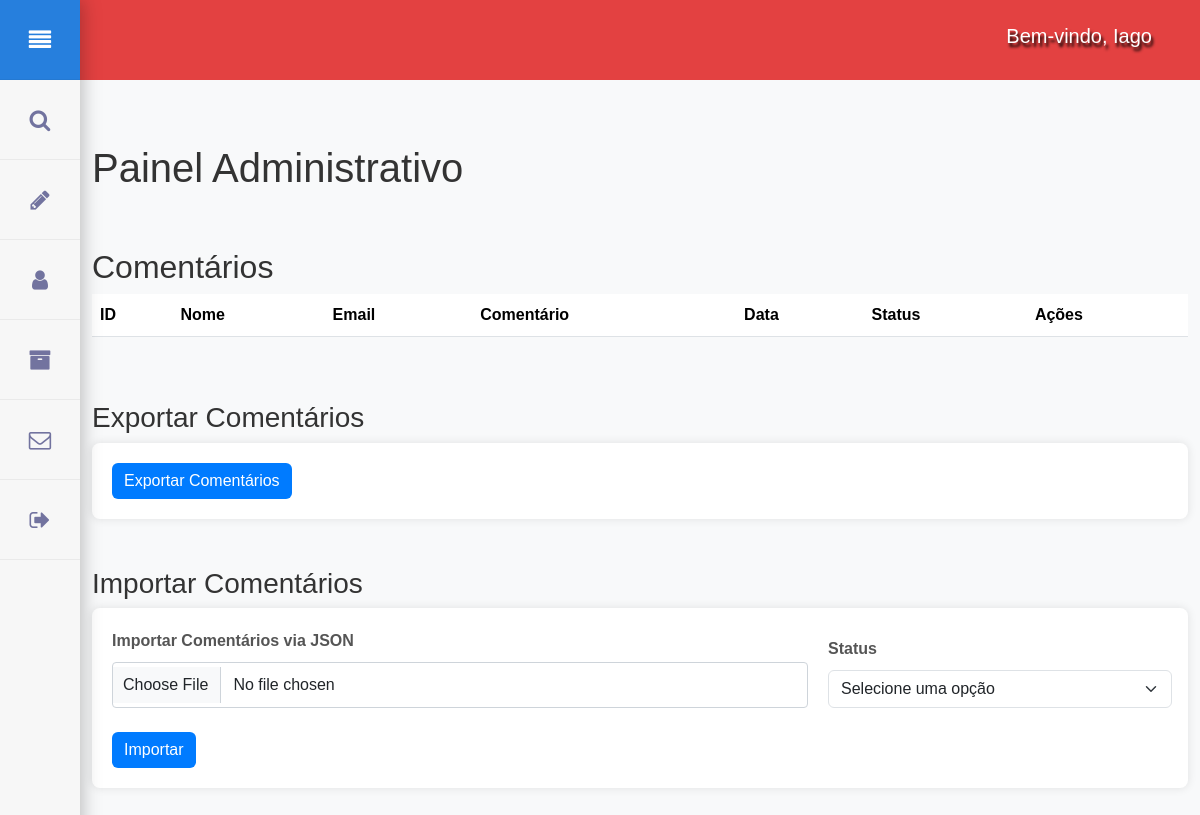
The app's page /Administrativo/index.php (signed in), older data.
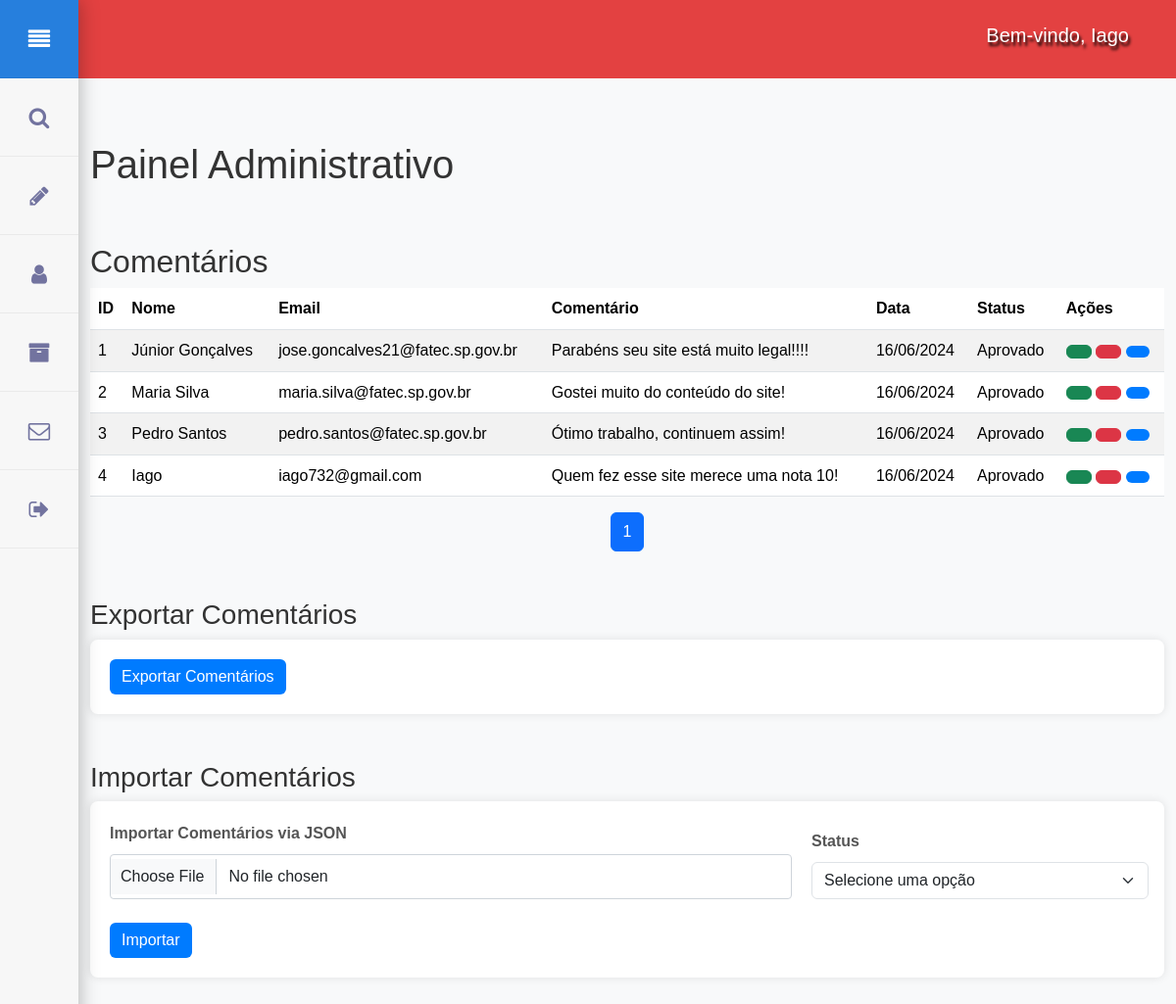
The same page, newer data.
### tables this page shows
CREATE TABLE `tb_comentarios` (
  `id` int(11) NOT NULL,
  `nome` varchar(40) NOT NULL,
  `email` varchar(50) DEFAULT NULL,
  `comentario` text NOT NULL,
  `data_cad` date NOT NULL,
  `status` varchar(30) NOT NULL DEFAULT 'Pedente' COMMENT 'Aprovar ou reprovar enviados'
);

### Class/Comentario.php (called while the page is built, shortened)
<?php
class Comentario{
    public function contarComentarios($conn) {
        $sql = "SELECT COUNT(*) as total FROM tb_comentarios";
        $stmt = $conn->prepare($sql);
        $stmt->execute();
        $result = $stmt->fetch(PDO::FETCH_ASSOC);
        return $result['total'];
    }
    public function listarComentariosPaginados($conn, $inicio, $limite) {
        $sql = "SELECT * FROM tb_comentarios LIMIT :inicio, :limite";
        $stmt = $conn->prepare($sql);
        $stmt->bindParam(':inicio', $inicio, PDO::PARAM_INT);
        $stmt->bindParam(':limite', $limite, PDO::PARAM_INT);
        $stmt->execute();
        return $stmt->fetchAll(PDO::FETCH_ASSOC);
    }
}
?>

### Administrativo/index.php (the view, shortened to what the changed rows need)
<?php
require_once '../sql/conexao.php';
require_once '../Class/Comentario.php';
$comentario = new Comentario($conn);
$paginaAtual = isset($_GET['pagina']) ? (int)$_GET['pagina'] : 1;
$limite = 8;
$inicio = ($paginaAtual > 1) ? ($paginaAtual * $limite) - $limite : 0;
$totalComentarios = $comentario->contarComentarios($conn);
$totalPaginas = ceil($totalComentarios / $limite);
$comentarios = $comentario->listarComentariosPaginados($conn, $inicio, $limite);
?>
<!DOCTYPE html>
<html lang="pt-br">
<head>
    <link rel="stylesheet" href="https://cdn.jsdelivr.net/npm/sweetalert2@10/dist/sweetalert2.min.css">
    <link href="https://cdn.jsdelivr.net/npm/bootstrap@5.3.2/dist/css/bootstrap.min.css" rel="stylesheet"/>
    <link rel="stylesheet" href="styles.css">
</head>
<body>
    <header>
        <div class="d-flex justify-content-end align-items-center gap-3 bg-chile p-2 pe-md-5 bg-chile" style="height: 5em;">
            <h2 class="text-center fs-5">Bem-vindo, <?php echo explode(' ', $_SESSION['nomeCompleto'])[0]; ?></h2>
        </div>
    </header>
    <main class="content">
        <div class="container mt-5">
            <h1 class="pb-md-5">Painel Administrativo</h1>
            <h2>Comentários</h2>
            <table class="table table-striped">
                <thead>
                    <tr>
                        <th>ID</th>
                        <th>Nome</th>
                        <th>Email</th>
                        <th>Comentário</th>
                        <th>Data</th>
                        <th>Status</th>
                        <th>Ações</th>
                    </tr>
                </thead>
                <tbody>
                    <?php
                    $contador = $inicio + 1;
                    foreach($comentarios as $comentario):
                        if ($comentario['status'] == 'Aprovado' || $comentario['status'] == 'Pendente') {
                    ?>
                        <tr>
                            <td><?php echo $contador; ?></td>
                            <td><?php echo $comentario['nome']; ?></td>
                            <td><?php echo $comentario['email']; ?></td>
                            <td><?php echo $comentario['comentario']; ?></td>
                            <td><?php echo date('d/m/Y', strtotime($comentario['data_cad'])); ?></td>
                            <td><?php echo $comentario['status']; ?></td>
                            <td>
                                <button class="btn btn-success btn-approve" data-id="<?php echo $comentario['id']; ?>" title="Aprovar">
                                </button>
                                <button class="btn btn-danger btn-reject" data-id="<?php echo $comentario['id']; ?>" title="Reprovar">
                                </button>
                                <button class="btn btn-primary btn-edit" data-id="<?php echo $comentario['id']; ?>" data-nome="<?php echo $comentario['nome']; ?>" data-email="<?php echo $comentario['email']; ?>" data-comentario="<?php echo $comentario['comentario']; ?>" title="Editar">
                                </button>
                            </td>
                        </tr>
                    <?php
                        $contador++;
                        }
                    endforeach; ?>
                </tbody>
            </table>
            <nav aria-label="Navegação de página">
                <ul class="pagination justify-content-center">
                    <?php for ($i = 1; $i <= $totalPaginas; $i++): ?>
                        <li class="page-item <?php echo ($i == $paginaAtual) ? 'active' : ''; ?>">
                            <a class="page-link" href="?pagina=<?php echo $i; ?>"><?php echo $i; ?></a>
                        </li>
                    <?php endfor; ?>
                </ul>
            </nav>
        </div>
    </main>
</body>
</html>

Row changes from the older to the newer data that the page shows:
added tb_comentarios: nome "Júnior Gonçalves", email "jose.goncalves21@fatec.sp.gov.br", comentario "Parabéns seu site está muito legal!!!!", data_cad "16/06/2024", status "Aprovado"
added tb_comentarios: nome "Maria Silva", email "maria.silva@fatec.sp.gov.br", comentario "Gostei muito do conteúdo do site!", data_cad "16/06/2024", status "Aprovado"
added tb_comentarios: nome "Pedro Santos", email "pedro.santos@fatec.sp.gov.br", comentario "Ótimo trabalho, continuem assim!", data_cad "16/06/2024", status "Aprovado"
added tb_comentarios: nome "Iago", email "iago732@gmail.com", comentario "Quem fez esse site merece uma nota 10!", data_cad "16/06/2024", status "Aprovado"
Text that changed along with them:
new list line: "1"
